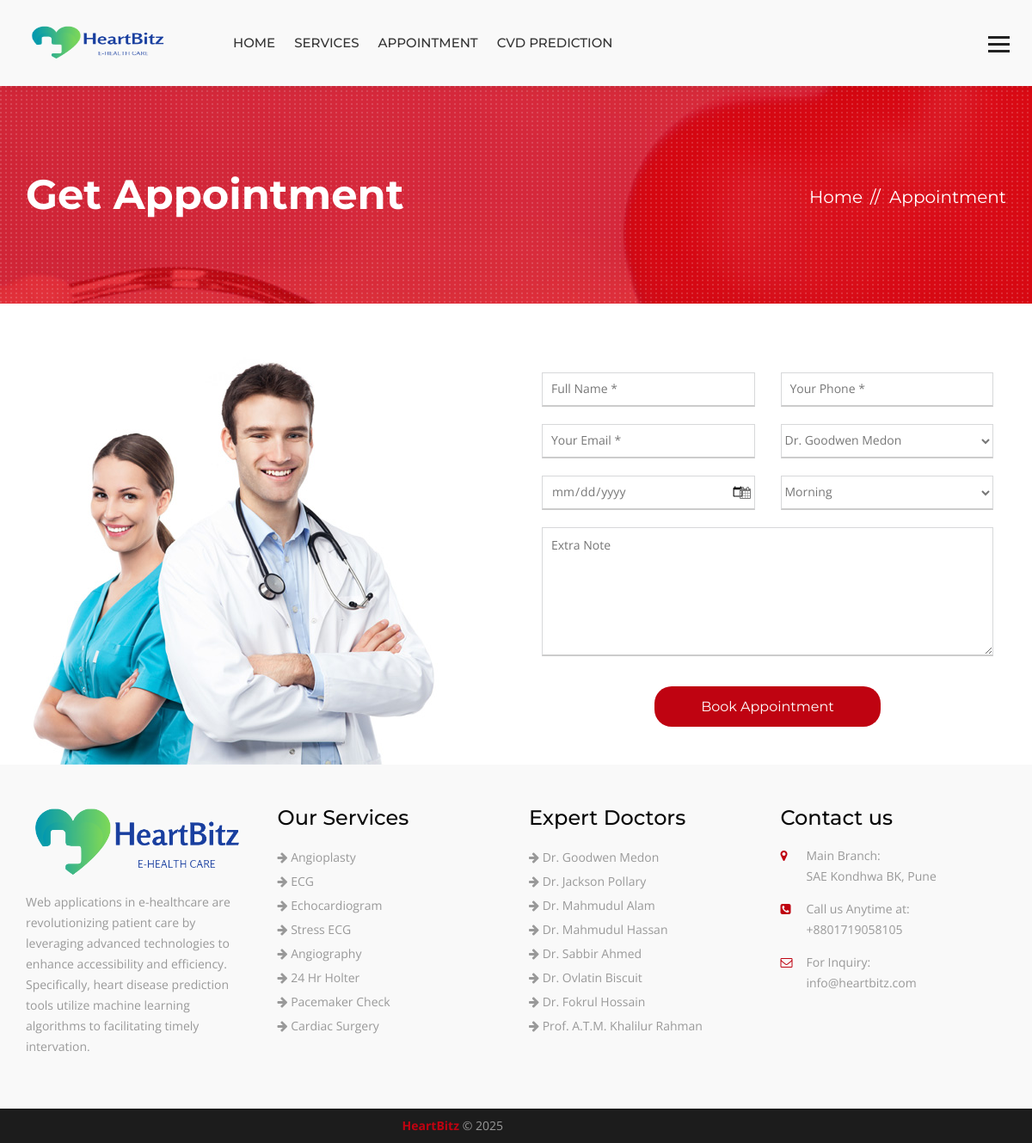
Page /appointment/ on the earlier database version.
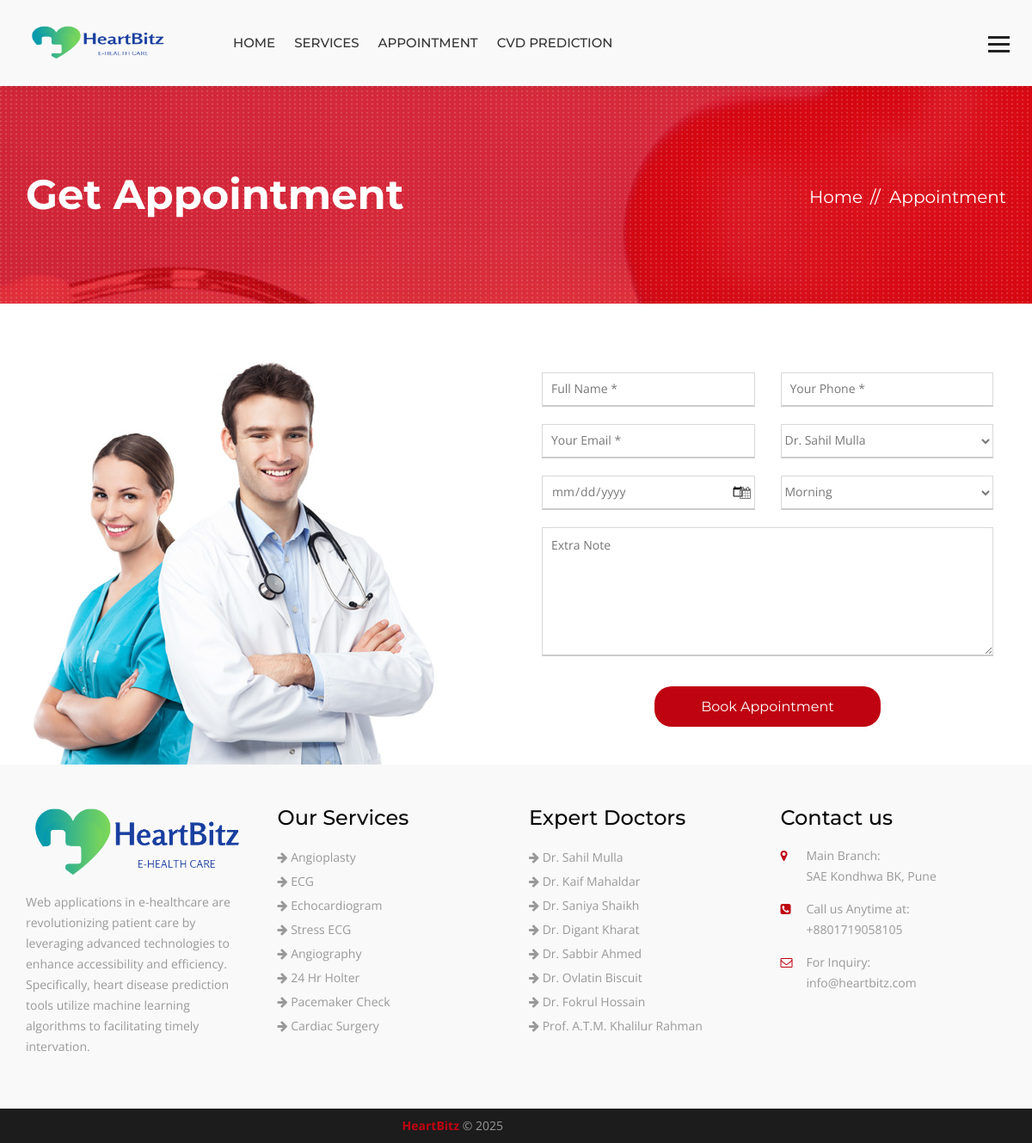
Same page on the later database version.
### hospital/models.py (models this page shows, shortened)
class Doctor(models.Model):
    name = models.CharField(max_length=120)
    speciality = models.CharField(max_length=120)
    picture = models.ImageField(upload_to="doctors/")
    details = models.TextField()
    experience = models.TextField()
    expertize = models.ManyToManyField(to='Expertize', related_name='doctors')
    twitter = models.CharField(max_length=120, blank=True, null=True)
    facebook = models.CharField(max_length=120, blank=True, null=True)
    instagram = models.CharField(max_length=120, blank=True, null=True)

### appointment/views.py (the view, shortened to what this page needs)
# urls.py: path('', views.AppointmentView.as_view(), name="appointment"),
class AppointmentView(View):
    def get(self, request, *args, **kwargs):
        context = {
            'doctors': Doctor.objects.all()
        }
        return render(request, "appointment/index.html", context)

### hospital/context_processors.py (called while the page is built)
def footer_content(request):
    services = Service.objects.all()
    doctors = Doctor.objects.all()
    context = {
        'services': services,
        'doctors': doctors
    }
    return context

### templates/appointment/index.html (shortened to what this page needs)
{% extends 'base.html' %}
{% load static %}
{% block maincontent %}
<div class="inner-banner">
  <div class="container">
    <div class="row">
      <div class="col-md-7">
        <h1>Get Appointment</h1>
      </div>
      <div class="col-md-5">
        <ol class="breadcrumb">
          <li><a href="{% url 'index' %}">Home</a></li>
          <li class="active">Appointment</li>
        </ol>
      </div>
    </div>
  </div>
</div>
<div class="main-content padding-0">
  <section class="appointment-form">
    <div class="container">
      <div class="row">
        <div class="col-md-6"><img src="{% static 'heartcare/images/form-pic.jpg' %}" alt=""></div>
        <div class="col-md-6">
          <form action="{% url 'appointment' %}" method="post">
            <div class="app-form">
              <div class="col-md-6 col-sm-6">
                <input class="form-control" placeholder="Full Name *" type="text" name="name">
              </div>
              <div class="col-md-6 col-sm-6">
                <input class="form-control" placeholder="Your Phone *" type="text" name="phone">
              </div>
              <div class="col-md-6 col-sm-6">
                <input class="form-control" placeholder="Your Email *" type="text" name="email">
              </div>
              <div class="col-md-6 col-sm-6">
                <select name="doctor">
                  {% for doctor in doctors %}
                  <option value="{{ doctor.id }}">{{ doctor.name }}</option>
                  {% endfor %}
                </select>
              </div>
              <div class="col-md-6 col-sm-6">
                <div class="input-group date">
                  <input placeholder="Date *" name="date" class="form-control" type="date">
                  <span class="input-group-addon"> <i class="fa fa-calendar" aria-hidden="true"></i> </span> </div>
              </div>
              <div class="col-md-6 col-sm-6">
                <select name="time">
                  <option value="morning">Morning</option>
                </select>
              </div>
              <div class="col-md-12 text-center">
                <textarea placeholder="Extra Note" name="note"></textarea>
                <input value="Book Appointment" type="submit">
              </div>
            </div>
          </form>
        </div>
      </div>
    </div>
  </section>
</div>
{% endblock maincontent %}

### templates/partials/_footer.html (shortened to what this page needs)
{% load static %}
<footer class="footer" style="background-color: #f9f9f9">
  <div class="footer-widgets">
    <div class="container">
      <div class="row">
        <div class="col-md-3 col-sm-6">
          <div class="widget"> <img class="ft-logo" src="{% static 'heartcare/images/logof.png' %}" alt="">
            <p>Web applications in e-healthcare are revolutionizing patient care by leveraging advanced technologies to
              enhance accessibility and efficiency. Specifically, heart disease prediction tools utilize machine
              learning algorithms to facilitating timely intervation. </p>
          </div>
        </div>
        <div class="col-md-3 col-sm-6">
          <div class="widget">
            <h3 style="color: #090909">Our Services</h3>
            <ul>
              {% for service in services|slice:':8' %}
              <li><a href="{% url 'service_details' service.id %}"><i class="fa fa-arrow-right"></i>
                  {{service.title }}</a></li>
              {% endfor %}
            </ul>
          </div>
        </div>
        <div class="col-md-3 col-sm-6">
          <div class="widget">
            <h3 style="color: #090909">Expert Doctors</h3>
            <ul>
              {% for doctor in doctors|slice:':8' %}
              <li><a href="{% url 'doctor_details' doctor.id %}"><i class="fa fa-arrow-right"></i> {{ doctor.name }}</a>
              </li>
              {% endfor %}
            </ul>
          </div>
        </div>
        <div class="col-md-3 col-sm-6">
          <div class="widget">
            <h3 style="color: #090909">Contact us</h3>
            <address>
              <ul>
                <li> <span class="icon"><i class="fa fa-map-marker" aria-hidden="true"></i></span> <span
                    class="add-text"><strong>Main Branch:</strong> SAE Kondhwa BK, Pune</span> </li>
                <li> <span class="icon"><i class="fa fa-phone-square" aria-hidden="true"></i></span> <span
                    class="add-text"><strong>Call us Anytime at:</strong> +8801719058105</span> </li>
                <li> <span class="icon"><i class="fa fa-envelope-o" aria-hidden="true"></i></span> <span
                    class="add-text"><strong>For Inquiry:</strong> info@heartbitz.com</span> </li>
              </ul>
            </address>
          </div>
        </div>
      </div>
    </div>
  </div>
  <div class="footer-cr">
    <div class="container">
      <div class="row">
        <div class="col-md-6">
          <p><strong>HeartBitz</strong> © {% now 'Y' %}</p>
        </div>
      </div>
    </div>
  </div>
</footer>

Differences in the rows shown:
changed Doctor: name "Dr. Goodwen Medon" → "Dr. Sahil Mulla"
changed Doctor: name "Dr. Jackson Pollary" → "Dr. Kaif Mahaldar"
changed Doctor: name "Dr. Mahmudul Alam" → "Dr. Saniya Shaikh"
changed Doctor: name "Dr. Mahmudul Hassan" → "Dr. Digant Kharat"
Other differences:
form field doctor: "Dr. Goodwen Medon" → "Dr. Sahil Mulla"
